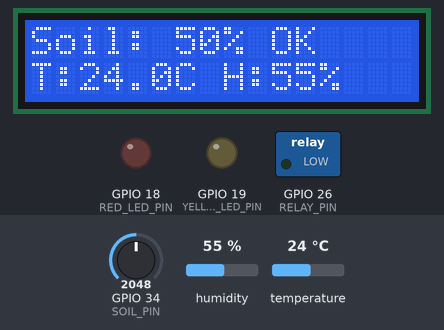
Simulated run of this program. Board: ESP32. Parts: 16×2 character LCD, switched loads named in the program (green lamp = pin HIGH), output pins drawn as LEDs (lit = HIGH). The inputs (shaded band) are chosen by the test bench; at power-on: GPIO 34 (SOIL_PIN) = 2048, humidity 55 %, temperature 24 °C (analog values on the 0–4095 scale). What the program prints to the serial monitor is not drawn.

Above: at 5.7 s.
5.8 s: GPIO 34 (SOIL_PIN) set to 1267
At 11.2 s:
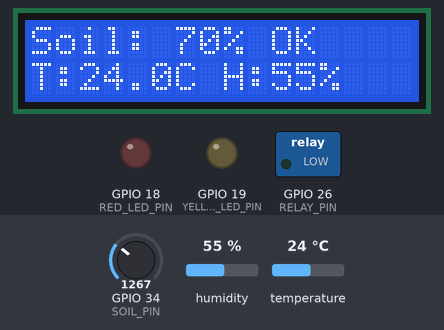
11.6 s: GPIO 34 (SOIL_PIN) set to 1198
At 16.3 s:
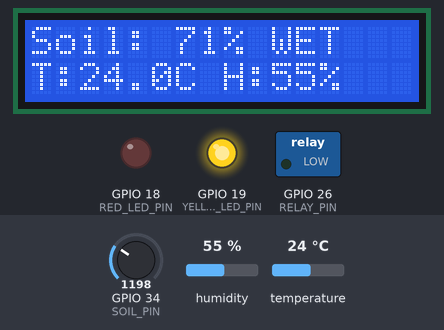
16.6 s: GPIO 34 (SOIL_PIN) set to 3603
At 21.3 s:
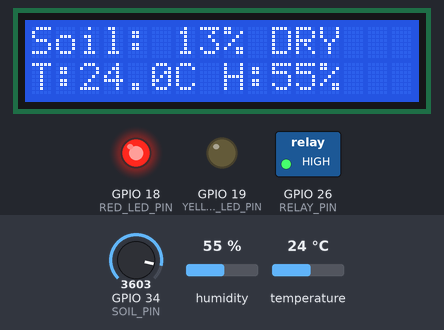
21.6 s: humidity set to 22 %
At 26.2 s:
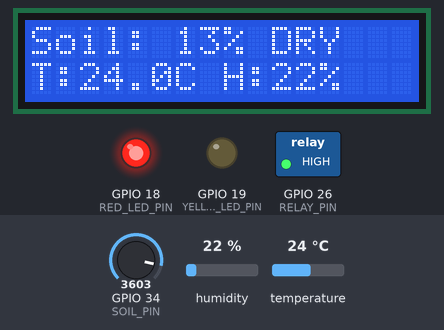
26.6 s: temperature set to 12 °C
At 31.3 s:
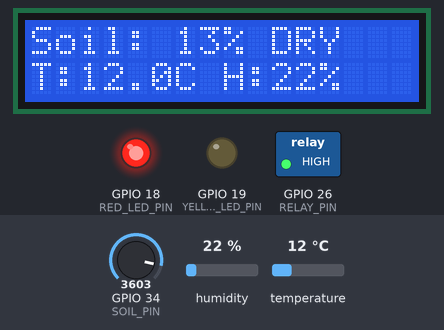
31.6 s: humidity set to 40 %
At 36.2 s:
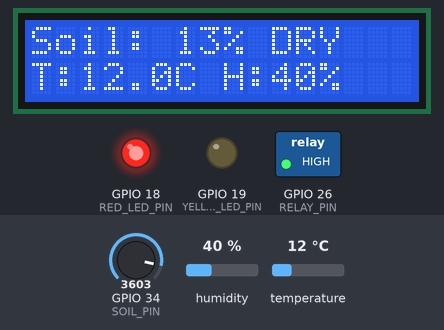
Timing chart, 0 to 37.6 s (numbered marks = the images above; inputs shaded):
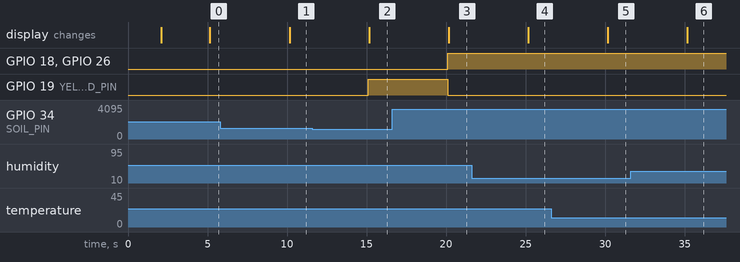

The program:

main.cpp
```cpp
#include <Arduino.h>
#include <Wire.h>
#include <DHT.h>
#include <LiquidCrystal_I2C.h>

#define SOIL_PIN 34
#define DHT_PIN 4
#define DHT_TYPE DHT22

#define RED_LED_PIN 18
#define RELAY_PIN 26
#define YELLOW_LED_PIN 19

#define LCD_ADDRESS 0x27
#define SDA_PIN 21
#define SCL_PIN 22

#define DRY_THRESHOLD 30
#define WET_THRESHOLD 70

#define SOIL_WET_RAW 0
#define SOIL_DRY_RAW 4095

#define RELAY_ACTIVE_HIGH true

enum class SimulationMode {
    AUTO,
    MANUAL
};

constexpr SimulationMode SIMULATION_MODE = SimulationMode::MANUAL;
constexpr unsigned long READING_INTERVAL_MS = 5000;

enum SoilCondition {
    SOIL_DRY,
    SOIL_NORMAL,
    SOIL_EXCESSIVELY_WET
};

DHT dht(DHT_PIN, DHT_TYPE);
LiquidCrystal_I2C lcd(LCD_ADDRESS, 16, 2);

float simulateTriangle(
    uint32_t step,
    uint32_t halfPeriod,
    float minimum,
    float maximum,
    bool startsAtMaximum
) {
    const uint32_t cycleLength = halfPeriod * 2;
    const uint32_t phase = step % cycleLength;
    const uint32_t distance = phase <= halfPeriod ? phase : cycleLength - phase;
    const float progress = static_cast<float>(distance) / halfPeriod;
    const float range = maximum - minimum;

    return startsAtMaximum
        ? maximum - progress * range
        : minimum + progress * range;
}

void controlRelay(bool irrigationRequired) {
    if (RELAY_ACTIVE_HIGH) {
        digitalWrite(RELAY_PIN, irrigationRequired ? HIGH : LOW);
    } else {
        digitalWrite(RELAY_PIN, irrigationRequired ? LOW : HIGH);
    }
}

int readSoilMoisture() {
    long total = 0;

    for (int i = 0; i < 10; i++) {
        total += analogRead(SOIL_PIN);
        delay(10);
    }

    const int rawValue = total / 10;
    int moisture = map(rawValue, SOIL_WET_RAW, SOIL_DRY_RAW, 100, 0);
    moisture = constrain(moisture, 0, 100);

    Serial.print("Raw Sensor Value: ");
    Serial.println(rawValue);

    return moisture;
}

void displayReadings(
    int moisture,
    SoilCondition condition,
    float temperature,
    float humidity
) {
    lcd.clear();
    lcd.setCursor(0, 0);
    lcd.print("Soil: ");
    lcd.print(moisture);
    lcd.print("% ");

    switch (condition) {
        case SOIL_DRY:
            lcd.print("DRY");
            break;
        case SOIL_NORMAL:
            lcd.print("OK");
            break;
        case SOIL_EXCESSIVELY_WET:
            lcd.print("WET");
            break;
    }

    lcd.setCursor(0, 1);
    if (isnan(temperature) || isnan(humidity)) {
        lcd.print("DHT22 read error");
    } else {
        lcd.print("T:");
        lcd.print(temperature, 1);
        lcd.print("C H:");
        lcd.print(humidity, 0);
        lcd.print("%");
    }
}

void setup() {
    Serial.begin(115200);

    pinMode(SOIL_PIN, INPUT);
    pinMode(RED_LED_PIN, OUTPUT);
    pinMode(YELLOW_LED_PIN, OUTPUT);
    pinMode(RELAY_PIN, OUTPUT);

    analogReadResolution(12);
    Wire.begin(SDA_PIN, SCL_PIN);

    lcd.init();
    lcd.backlight();
    dht.begin();

    digitalWrite(RED_LED_PIN, LOW);
    digitalWrite(YELLOW_LED_PIN, LOW);
    controlRelay(false);

    lcd.setCursor(0, 0);
    lcd.print("SOIL MOISTURE");
    lcd.setCursor(0, 1);
    lcd.print("FORECAST SYSTEM");

    Serial.println();
    Serial.println("================================");
    Serial.println("SOIL MOISTURE FORECASTING SYSTEM");
    Serial.println("PRECISION AGRICULTURE");
    Serial.println("================================");

    delay(2000);
    lcd.clear();
}

void loop() {
    static unsigned long lastReadingTime = 0;
    static uint32_t simulationStep = 0;
    const unsigned long now = millis();
    if (now - lastReadingTime < READING_INTERVAL_MS) {
        return;
    }
    lastReadingTime = now;

    Serial.println();
    Serial.println("------ SENSOR READINGS ------");

    int moisture;
    float temperature;
    float humidity;
    if (SIMULATION_MODE == SimulationMode::AUTO) {
        moisture = static_cast<int>(
            simulateTriangle(simulationStep, 35, 15.0f, 85.0f, true) + 0.5f
        );
        temperature = simulateTriangle(
            simulationStep, 24, 20.0f, 35.0f, false
        );
        humidity = simulateTriangle(
            simulationStep, 32, 35.0f, 85.0f, true
        );
        ++simulationStep;
    } else {
        moisture = readSoilMoisture();
        temperature = dht.readTemperature();
        humidity = dht.readHumidity();
    }

    Serial.print("Reading source: ");
    Serial.println(
        SIMULATION_MODE == SimulationMode::AUTO ? "AUTO" : "MANUAL"
    );

    Serial.print("Soil Moisture: ");
    Serial.print(moisture);
    Serial.println("%");

    if (isnan(temperature) || isnan(humidity)) {
        Serial.println("DHT22 reading failed!");
    } else {
        Serial.print("Temperature: ");
        Serial.print(temperature);
        Serial.println(" C");

        Serial.print("Humidity: ");
        Serial.print(humidity);
        Serial.println("%");
    }

    SoilCondition condition;
    if (moisture < DRY_THRESHOLD) {
        condition = SOIL_DRY;
    } else if (moisture > WET_THRESHOLD) {
        condition = SOIL_EXCESSIVELY_WET;
    } else {
        condition = SOIL_NORMAL;
    }

    const bool irrigationRequired = condition == SOIL_DRY;
    const char* conditionName =
        condition == SOIL_DRY ? "SOIL_DRY" :
        condition == SOIL_EXCESSIVELY_WET ? "SOIL_EXCESSIVELY_WET" :
        "SOIL_NORMAL";

    Serial.print("{\"moisture\":");
    Serial.print(moisture);
    Serial.print(",\"temperature\":");
    if (isnan(temperature)) {
        Serial.print("null");
    } else {
        Serial.print(temperature, 1);
    }
    Serial.print(",\"humidity\":");
    if (isnan(humidity)) {
        Serial.print("null");
    } else {
        Serial.print(humidity, 1);
    }
    Serial.print(",\"condition\":\"");
    Serial.print(conditionName);
    Serial.print("\",\"irrigationRequired\":");
    Serial.print(irrigationRequired ? "true" : "false");
    Serial.println("}");

    digitalWrite(RED_LED_PIN, irrigationRequired ? HIGH : LOW);
    digitalWrite(
        YELLOW_LED_PIN,
        condition == SOIL_EXCESSIVELY_WET ? HIGH : LOW
    );
    controlRelay(irrigationRequired);

    if (!isnan(temperature) && !isnan(humidity)) {
        const bool relayIsOn =
            digitalRead(RELAY_PIN) == (RELAY_ACTIVE_HIGH ? HIGH : LOW);
        Serial.print("MODE,");
        Serial.println(
            SIMULATION_MODE == SimulationMode::AUTO ? "AUTO" : "MANUAL"
        );
        Serial.print("DATA,");
        Serial.print(moisture);
        Serial.print(",");
        Serial.print(temperature, 2);
        Serial.print(",");
        Serial.print(humidity, 2);
        Serial.print(",");
        Serial.println(relayIsOn ? 1 : 0);
    }

    if (condition == SOIL_DRY) {
        Serial.println("STATUS: SOIL IS DRY");
        Serial.println("IRRIGATION: REQUIRED");
        Serial.println("RELAY: ON");
    } else if (condition == SOIL_EXCESSIVELY_WET) {
        Serial.println("STATUS: SOIL IS EXCESSIVELY WET");
        Serial.println("IRRIGATION: OFF");
        Serial.println("RELAY: OFF");
    } else {
        Serial.println("STATUS: SOIL MOISTURE NORMAL");
        Serial.println("IRRIGATION: NOT REQUIRED");
        Serial.println("RELAY: OFF");
    }

    displayReadings(moisture, condition, temperature, humidity);
    Serial.println("-----------------------------");
    Serial.println("-----------------------------");
}
```

Measured:
- the behaviour switches between 1229 and 1228 on GPIO 34 (SOIL_PIN) (found by bisection; images 1 and 2)
- after the input at 5.8 s, the display: changes after 4.4 s (image 1)
- after the input at 11.6 s, GPIO 19 (YELLOW_LED_PIN): LOW → HIGH after 3.5 s; the display: changes after 3.6 s (image 2)
- after the input at 16.6 s, GPIO 18 (RED_LED_PIN), GPIO 26 (RELAY_PIN): LOW → HIGH after 3.5 s; GPIO 19 (YELLOW_LED_PIN): HIGH → LOW after 3.5 s; the display: changes after 3.6 s (image 3)
- after the input at 21.6 s, the display: changes after 3.6 s (image 4)
- after the input at 26.6 s, the display: changes after 3.6 s (image 5)
- after the input at 31.6 s, the display: changes after 3.6 s (image 6)
